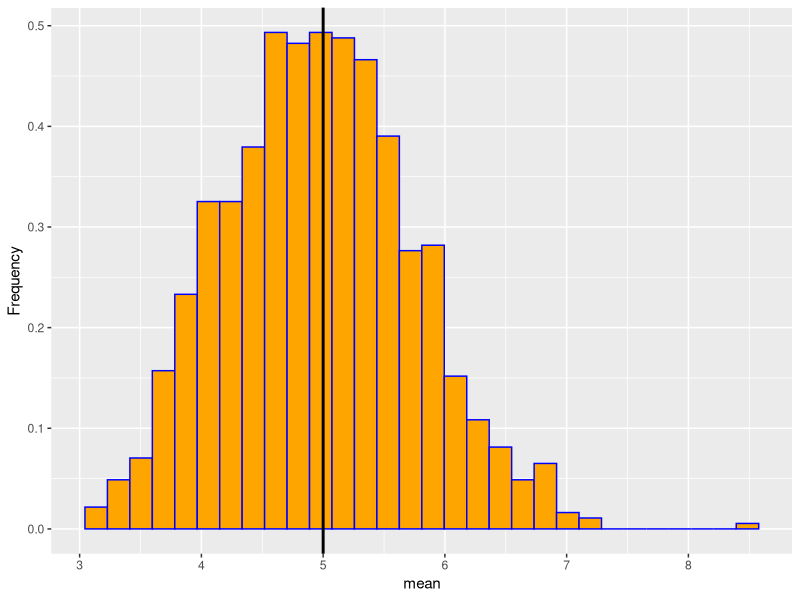

This chart was generated by the following R code:
## ---- chunk 1
library(ggplot2)
## ---- chunk 2
lambda<-0.2
n<-40
simulation<-1000
data<-replicate(simulation,mean(rexp(n,lambda)))
## ---- chunk 3
tmean<-1/lambda
tvar<-1/(lambda^2*n)
tsd<-(1/lambda)/sqrt(n)
## ---- chunk 4
smean<-mean(data)
svar<-var(data)
smedian<-median(data)
ssd<-sd(data)
## ---- chunk 5
smean
tmean
## ---- chunk 6
svar
tvar

## ---- chunk 7
data2<-data.frame(data)
hist<-ggplot(data2,aes(x=data))
hist<-hist+geom_histogram(aes(y=..density..),color="blue",fill="orange")
hist+stat_function(fun="dnorm",args=list(tmean,sd=tsd))+geom_vline(xintercept = tmean,size=1)+xlab("mean")+ylab("Frequency")

## ---- chunk 8
smean + (c(1,-1)*1.96 * (ssd/sqrt(n)))
